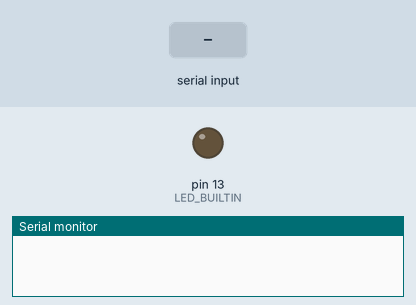
Simulated run of this sketch. Board: Arduino Uno, built with avr-gcc and run on an emulated ATmega328P. Parts: output pins drawn as LEDs (lit = HIGH), the last lines printed to the serial monitor. Inputs (shaded band) come from the test bench.

Above: at 1.2 s.
1.3 s: "ligar\n" received over Serial
At 2.3 s:
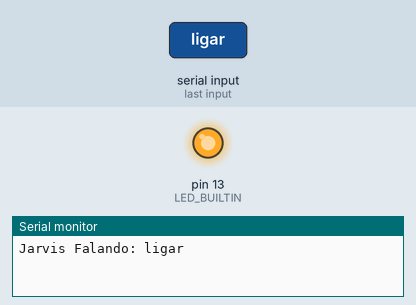
2.8 s: byte 10 ('\n') received over Serial
Timing chart, 0 to 5.8 s (numbered marks = the images above; inputs shaded):
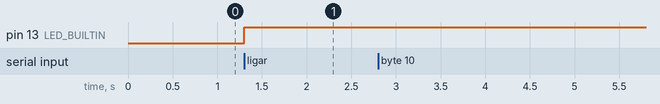

Measured:
- after the input at 1.3 s, pin 13 (LED_BUILTIN): LOW → HIGH at once

The sketch:

Integrar01.ino
```cpp
String inputString = "";
bool stringComplete = false;

void setup() {
  // inicia o serial:
  Serial.begin(115200);
  // reserva 200 bytes pra inputString:
  inputString.reserve(200);

  pinMode(LED_BUILTIN, OUTPUT);
}

void loop() {
  // imprime a string nova quando chega:
  if (stringComplete) {
    Serial.print("Jarvis Falando: ");
    Serial.print(inputString);
    // limpa a string:
    if(inputString.startsWith("ligar")){
      digitalWrite(LED_BUILTIN, !digitalRead(LED_BUILTIN));// toggle
    }
    inputString = "";
    stringComplete = false;
  }
}


void serialEvent() {
  while (Serial.available()) {

    char inChar = (char)Serial.read();

    inputString += inChar;

    if (inChar == '\n') {
      stringComplete = true;
    }
  }
}
```
